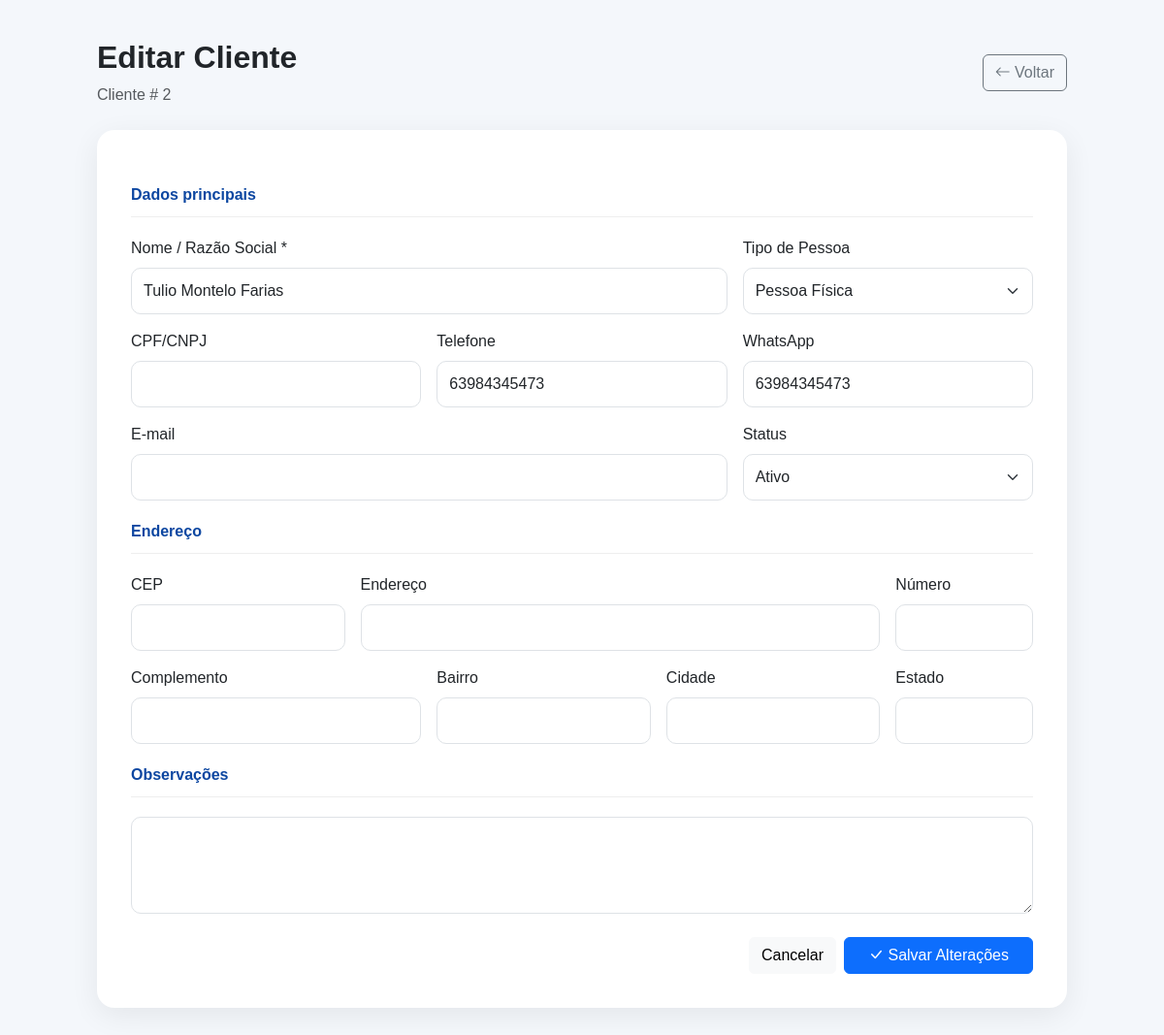
Page /clientes/editar.php?id=2 (signed in) on the committed database.
### tables this page shows
CREATE TABLE `clientes` (
  `id` int(11) NOT NULL,
  `nome` varchar(150) NOT NULL,
  `tipo_pessoa` enum('fisica','juridica') DEFAULT 'fisica',
  `cpf_cnpj` varchar(20) DEFAULT NULL,
  `telefone` varchar(20) DEFAULT NULL,
  `whatsapp` varchar(20) DEFAULT NULL,
  `email` varchar(150) DEFAULT NULL,
  `cep` varchar(10) DEFAULT NULL,
  `endereco` varchar(200) DEFAULT NULL,
  `numero` varchar(20) DEFAULT NULL,
  `complemento` varchar(100) DEFAULT NULL,
  `bairro` varchar(100) DEFAULT NULL,
  `cidade` varchar(100) DEFAULT NULL,
  `estado` char(2) DEFAULT NULL,
  `observacoes` text DEFAULT NULL,
  `status` enum('ativo','inativo') DEFAULT 'ativo',
  `criado_em` timestamp NOT NULL DEFAULT current_timestamp(),
  `atualizado_em` timestamp NOT NULL DEFAULT current_timestamp() ON UPDATE current_timestamp()
);

### clientes/editar.php (the view, shortened to what this page needs)
<?php
require_once "../config/database.php";
$id = filter_input(
    INPUT_GET,
    "id",
    FILTER_VALIDATE_INT
);
$stmt = $pdo->prepare("
    SELECT *
    FROM clientes
    WHERE id = :id
");
$stmt->execute([
    ":id" => $id
]);
$cliente = $stmt->fetch();
?>
<!DOCTYPE html>
<html lang="pt-BR">
<head>
    <link
        href="https://cdn.jsdelivr.net/npm/bootstrap@5.3.3/dist/css/bootstrap.min.css"
        rel="stylesheet"
    >
    <link
        rel="stylesheet"
        href="https://cdn.jsdelivr.net/npm/bootstrap-icons@1.11.3/font/bootstrap-icons.min.css"
    >
</head>
<body>
<div class="container-form">
    <div
        class="
            d-flex
            justify-content-between
            align-items-center
            mb-4
        "
    >
        <div>
            <h2 class="fw-bold">
                Editar Cliente
            </h2>
            <div class="text-muted">
                Cliente #
                <?= $cliente["id"] ?>
            </div>
        </div>
        <a
            href="index.php"
            class="btn btn-outline-secondary"
        >
            <i class="bi bi-arrow-left"></i>
            Voltar
        </a>
    </div>
    <div class="form-box">
        <form
            action="atualizar.php"
            method="POST"
        >
            <div class="section-title">
                Dados principais
            </div>
            <div class="row g-3">
                <div class="col-md-8">
                    <label class="form-label">
                        Nome / Razão Social *
                    </label>
                    <input
                        type="text"
                        name="nome"
                        class="form-control"
                        required
                        value="<?= htmlspecialchars($cliente["nome"]) ?>"
                    >
                </div>
                <div class="col-md-4">
                    <label class="form-label">
                        Tipo de Pessoa
                    </label>
                    <select
                        name="tipo_pessoa"
                        class="form-select"
                    >
                        <option
                            value="fisica"
                            <?= $cliente["tipo_pessoa"] === "fisica" ? "selected" : "" ?>
                        >
                            Pessoa Física
                        </option>
                    </select>
                </div>
                <div class="col-md-4">
                    <label class="form-label">
                        CPF/CNPJ
                    </label>
                    <input
                        type="text"
                        name="cpf_cnpj"
                        class="form-control"
                        value="<?= htmlspecialchars($cliente["cpf_cnpj"] ?? "") ?>"
                    >
                </div>
                <div class="col-md-4">
                    <label class="form-label">
                        Telefone
                    </label>
                    <input
                        type="text"
                        name="telefone"
                        class="form-control"
                        value="<?= htmlspecialchars($cliente["telefone"] ?? "") ?>"
                    >
                </div>
                <div class="col-md-4">
                    <label class="form-label">
                        WhatsApp
                    </label>
                    <input
                        type="text"
                        name="whatsapp"
                        class="form-control"
                        value="<?= htmlspecialchars($cliente["whatsapp"] ?? "") ?>"
                    >
                </div>
                <div class="col-md-8">
                    <label class="form-label">
                        E-mail
                    </label>
                    <input
                        type="email"
                        name="email"
                        class="form-control"
                        value="<?= htmlspecialchars($cliente["email"] ?? "") ?>"
                    >
                </div>
                <div class="col-md-4">
                    <label class="form-label">
                        Status
                    </label>
                    <select
                        name="status"
                        class="form-select"
                    >
                        <option
                            value="ativo"
                            <?= $cliente["status"] === "ativo" ? "selected" : "" ?>
                        >
                            Ativo
                        </option>
                    </select>
                </div>
            </div>
            <div class="section-title">
                Endereço
            </div>
            <div class="row g-3">
                <div class="col-md-3">
                    <label class="form-label">
                        CEP
                    </label>
                    <input
                        type="text"
                        name="cep"
                        class="form-control"
                        value="<?= htmlspecialchars($cliente["cep"] ?? "") ?>"
                    >
                </div>
                <div class="col-md-7">
                    <label class="form-label">
                        Endereço
                    </label>
                    <input
                        type="text"
                        name="endereco"
                        class="form-control"
                        value="<?= htmlspecialchars($cliente["endereco"] ?? "") ?>"
                    >
                </div>
                <div class="col-md-2">
                    <label class="form-label">
                        Número
                    </label>
                    <input
                        type="text"
                        name="numero"
                        class="form-control"
                        value="<?= htmlspecialchars($cliente["numero"] ?? "") ?>"
                    >
                </div>
                <div class="col-md-4">
                    <label class="form-label">
                        Complemento
                    </label>
                    <input
                        type="text"
                        name="complemento"
                        class="form-control"
                        value="<?= htmlspecialchars($cliente["complemento"] ?? "") ?>"
                    >
                </div>
                <div class="col-md-3">
                    <label class="form-label">
                        Bairro
                    </label>
                    <input
                        type="text"
                        name="bairro"
                        class="form-control"
                        value="<?= htmlspecialchars($cliente["bairro"] ?? "") ?>"
                    >
                </div>
                <div class="col-md-3">
                    <label class="form-label">
                        Cidade
                    </label>
                    <input
                        type="text"
                        name="cidade"
                        class="form-control"
                        value="<?= htmlspecialchars($cliente["cidade"] ?? "") ?>"
                    >
                </div>
                <div class="col-md-2">
                    <label class="form-label">
                        Estado
                    </label>
                    <input
                        type="text"
                        name="estado"
                        maxlength="2"
                        class="form-control"
                        value="<?= htmlspecialchars($cliente["estado"] ?? "") ?>"
                    >
                </div>
            </div>
            <div class="section-title">
                Observações
            </div>
            <textarea
                name="observacoes"
                class="form-control"
            ><?= htmlspecialchars($cliente["observacoes"] ?? "") ?></textarea>
            <div
                class="
                    mt-4
                    d-flex
                    justify-content-end
                    gap-2
                "
            >
                <a
                    href="index.php"
                    class="btn btn-light"
                >
                    Cancelar
                </a>
                <button
                    type="submit"
                    class="btn btn-primary px-4"
                >
                    <i class="bi bi-check-lg"></i>
                    Salvar Alterações
                </button>
            </div>
        </form>
    </div>
</div>
</body>
</html>

### clientes/editar.php (style rules this page uses)
body { background: #f4f7fb; font-family: Arial, Helvetica, sans-serif; }
.container-form { max-width: 1000px; margin: 40px auto; }
.form-box { background: white; padding: 35px; border-radius: 18px; box-shadow: 0 8px 30px rgba(0,0,0,0.07); }
.section-title { color: #0d47a1; font-weight: bold; border-bottom: 1px solid #eee; padding-bottom: 10px; margin: 20px 0; }
.form-control, .form-select { min-height: 48px; border-radius: 10px; }
textarea.form-control { min-height: 100px; }

### rows in the picture
clientes: id "2", nome "Tulio Montelo Farias", tipo_pessoa "Pessoa Física", telefone "63984345473", whatsapp "63984345473", status "Ativo"
